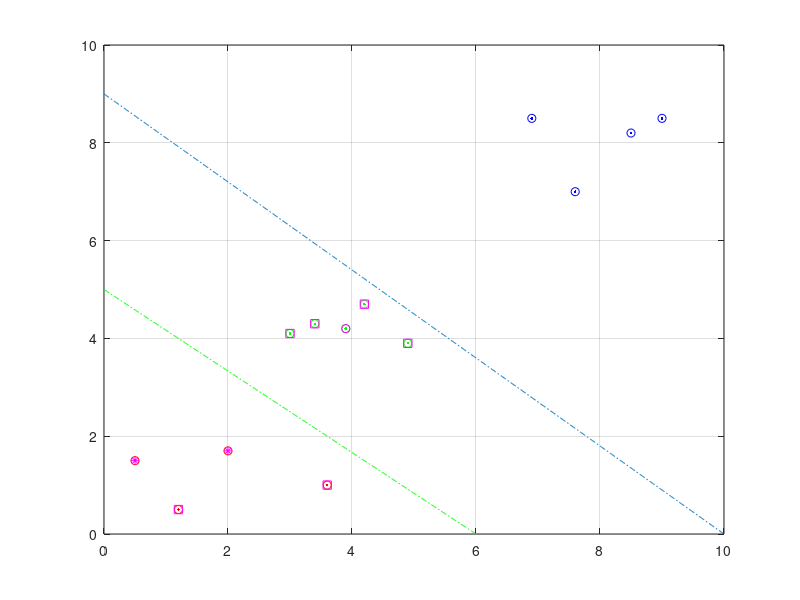

Write the MATLAB code that produced this figure.
close all;clear all;

%% Elementos y clase
x1=[0.5, 2.0, 3.6, 1.2, 3.4, 3.9, 4.2, 4.9, 3.0, 9.0, 7.6, 8.5, 6.9 ];
x2=[1.5, 1.7, 1.0, 0.5, 4.3, 4.2, 4.7, 3.9, 4.1, 8.5, 7.0, 8.2, 8.5 ];
c= [ 1 , 1 , 1, 1, 2 , 2, 2, 2, 2, 3, 3, 3, 3 ];


%% Representacion datos

i1 = find(c==1);
i2 = find(c==2);
i3 = find(c==3);

plot(x1(i1),x2(i1),'r.');
hold on;
plot(x1(i2),x2(i2),'g.');
hold on;
plot(x1(i3),x2(i3),'b.');
hold on;
axis([0 10 0 10]);grid on;
%% Sacamos discriminantes
x1d = 0:0.01:10;
fd1 = -5/6*x1d + 5;
fd2 = -9/10*x1d + 9;
plot(x1d,fd1,'g-.',x1d,fd2,'-.');hold on;

%% Chequeo 
D1 = [5 6 -30];
D2 = [9 10 -90];

cont = 0;

for i=1:length(x1)
    checkv1 = D1 * [x1(i);x2(i);1];
    checkv2 = D2 * [x1(i);x2(i);1];
    
    if (checkv1 < 0 && checkv2 < 0)
        plot(x1(i),x2(i),'ro');
    elseif (checkv1 > 0 && checkv2 < 0)
        plot(x1(i),x2(i),'go');
    elseif (checkv1 > 0 && checkv2 > 0)
        plot(x1(i),x2(i),'bo');
    end
end


%% Indice de Bondad

x1o=[6, 7, 6, 6, 2, 3, 4, 6, 5];
x2o=[2, 2, 8, 6, 8, 1, 6, 9, 5];
co =[1, 2, 3, 2, 3, 1, 2, 3, 2];
cc = ones(size(co));
CI=0;


for i=1:length(x1o)
    checkv1 = D1 * [x1o(i);x2o(i);1];
    checkv2 = D2 * [x1o(i);x2o(i);1];
    
    if (checkv1 < 0 && checkv2 < 0)
        plot(x1(i),x2(i),'om');
        cc(i)=1;
    elseif (checkv1 > 0 && checkv2 < 0)
        plot(x1(i),x2(i),'*m');
        cc(i)=2;
    elseif (checkv1 > 0 && checkv2 > 0)
        plot(x1(i),x2(i),'sm');
        cc(i)=3;
    end
    
    if (cc(i)~=co(i))
        CI=CI+1;
    end
   
end

IB = 100*CI/(length(x1))


    





